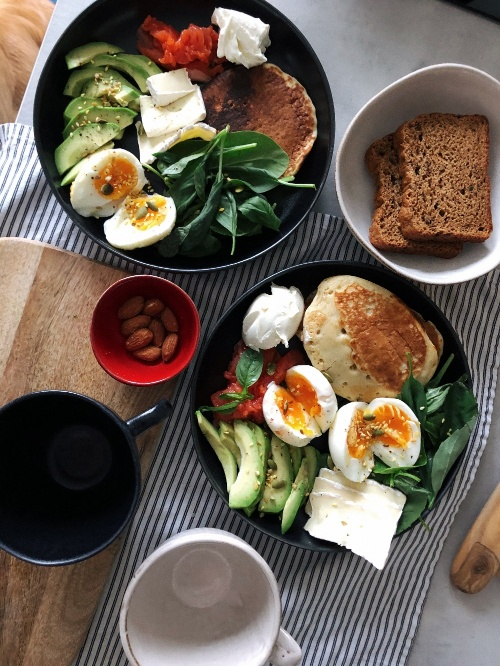
#> input picture Vinatge-Cam-Foto/foto-input/foto-3.jpg, 500 x 666 px
$ python 'Classic seppia.py'
#> lines starting #> are read from the running program, lines starting #| are printed output that depends on the picture
import cv2
import numpy as np
from PIL import Image

# read image
input = cv2.imread('foto-input/foto-3.jpg')
#> input is the input picture: shape (666, 500, 3); mean B, G, R 84, 96.1, 108.4

# Apply Seppia matrix
array = np.array(input)
seppiaMatrix = np.array([[0.393, 0.769, 0.189], [0.349, 0.686, 0.168], [0.272, 0.534, 0.131]])
filter = cv2.transform(array, seppiaMatrix)
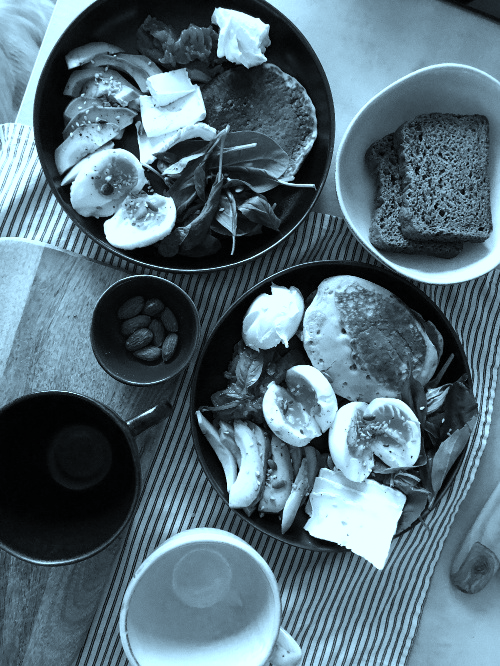
#> filter: shape (666, 500, 3); mean B, G, R 122, 111.1, 88.4
# Check wich entries have a value greather than 255 and set it to 255
filter[np.where(filter > 255)] = 255

# Create an image from the array
output: Image
output = Image.fromarray(filter)

#conversion from Pil to cv
output_np = np.array(output)
output_cv = cv2.cvtColor(output_np, cv2.COLOR_RGB2BGR)
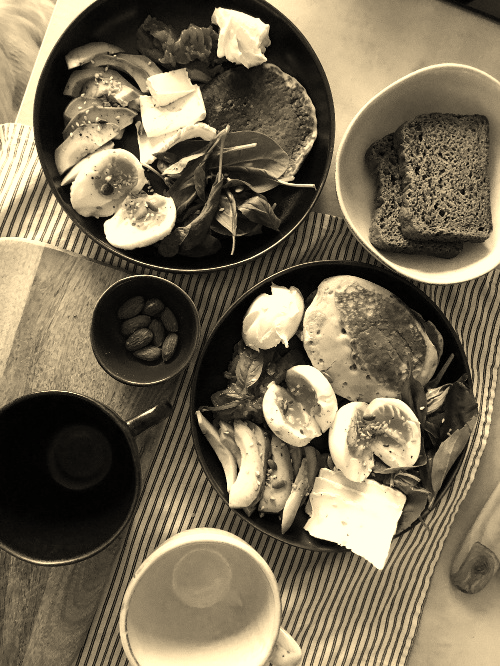
#> output_cv: shape (666, 500, 3); mean B, G, R 88.4, 111.1, 122

# add texture
mask = cv2.imread('Texture/blu-texture.jpg')
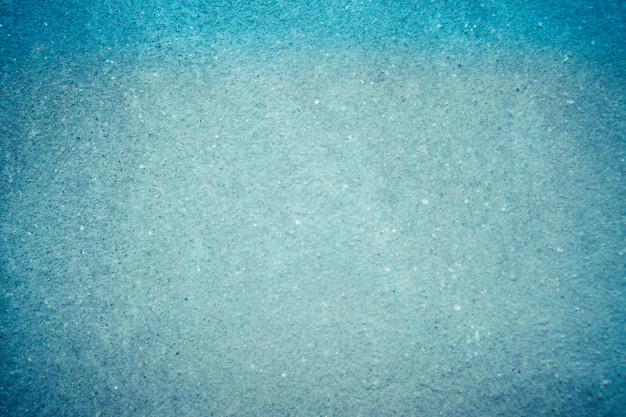
#> input picture Vinatge-Cam-Foto/Texture/blu-texture.jpg, 626 x 417 px
#> mask is the input picture: shape (417, 626, 3); mean B, G, R 181.1, 171.3, 108
mask_resized = cv2.resize(mask, (output_cv.shape[1], output_cv.shape[0]))
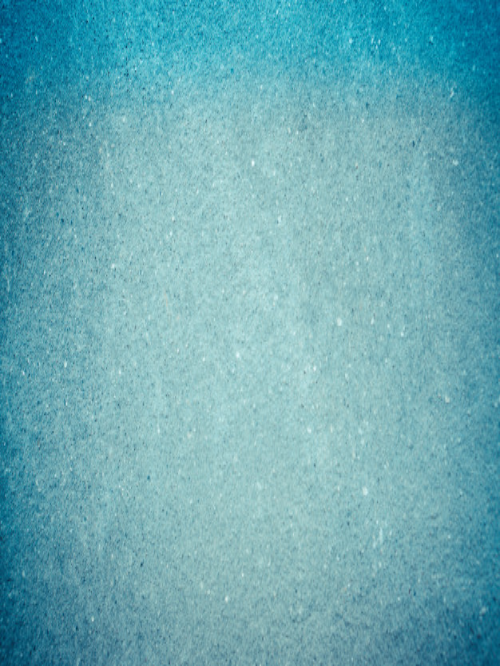
#> mask_resized: shape (666, 500, 3); mean B, G, R 181, 171.1, 107.8
output = cv2.addWeighted(output_cv, 0.7, mask_resized, 0.1, 0)
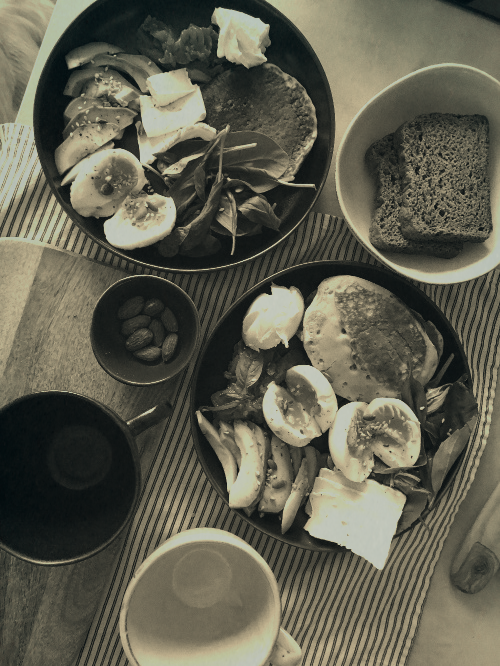
#> output: shape (666, 500, 3); mean B, G, R 80, 94.9, 96.2

cv2.imshow('Classic seppia', output)
cv2.waitKey(0)
cv2.imwrite("foto-output/classic-seppia.jpg",output)
cv2.destroyAllWindows()
